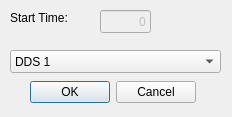
<?xml version="1.0" encoding="UTF-8"?>
<ui version="4.0">
 <class>networkDialog</class>
 <widget class="QWidget" name="networkDialog">
  <property name="geometry">
   <rect>
    <x>0</x>
    <y>0</y>
    <width>232</width>
    <height>117</height>
   </rect>
  </property>
  <property name="windowTitle">
   <string>Form</string>
  </property>
  <widget class="QComboBox" name="cbNetworkSignal">
   <property name="geometry">
    <rect>
     <x>10</x>
     <y>50</y>
     <width>211</width>
     <height>23</height>
    </rect>
   </property>
   <item>
    <property name="text">
     <string>DDS 1</string>
    </property>
   </item>
  </widget>
  <widget class="QDialogButtonBox" name="bbOkayCancel">
   <property name="geometry">
    <rect>
     <x>30</x>
     <y>80</y>
     <width>166</width>
     <height>24</height>
    </rect>
   </property>
   <property name="standardButtons">
    <set>QDialogButtonBox::Cancel|QDialogButtonBox::Ok</set>
   </property>
  </widget>
  <widget class="QLabel" name="lbStartTime">
   <property name="geometry">
    <rect>
     <x>10</x>
     <y>10</y>
     <width>81</width>
     <height>16</height>
    </rect>
   </property>
   <property name="text">
    <string>Start Time:</string>
   </property>
  </widget>
  <widget class="QLineEdit" name="leStartTime">
   <property name="enabled">
    <bool>false</bool>
   </property>
   <property name="geometry">
    <rect>
     <x>100</x>
     <y>10</y>
     <width>51</width>
     <height>23</height>
    </rect>
   </property>
   <property name="text">
    <string>0</string>
   </property>
   <property name="alignment">
    <set>Qt::AlignRight|Qt::AlignTrailing|Qt::AlignVCenter</set>
   </property>
  </widget>
 </widget>
 <resources/>
 <connections>
  <connection>
   <sender>bbOkayCancel</sender>
   <signal>accepted()</signal>
   <receiver>networkDialog</receiver>
   <slot>close()</slot>
   <hints>
    <hint type="sourcelabel">
     <x>122</x>
     <y>61</y>
    </hint>
    <hint type="destinationlabel">
     <x>115</x>
     <y>48</y>
    </hint>
   </hints>
  </connection>
  <connection>
   <sender>bbOkayCancel</sender>
   <signal>rejected()</signal>
   <receiver>networkDialog</receiver>
   <slot>close()</slot>
   <hints>
    <hint type="sourcelabel">
     <x>122</x>
     <y>61</y>
    </hint>
    <hint type="destinationlabel">
     <x>115</x>
     <y>48</y>
    </hint>
   </hints>
  </connection>
 </connections>
</ui>
